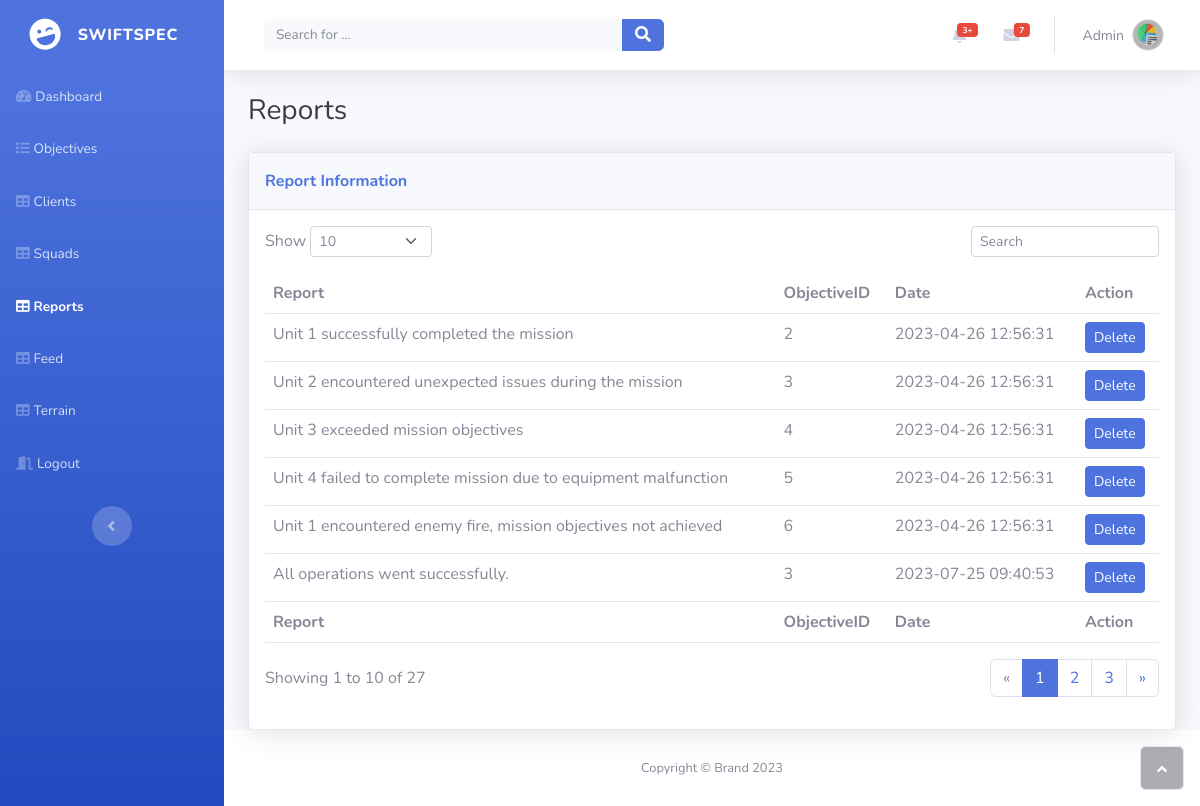
The app's page /reports.php with its own data.
### tables this page shows
CREATE TABLE `report` (
  `ReportID` int(11) NOT NULL,
  `ObjectiveID` int(11) DEFAULT NULL,
  `Report` text DEFAULT NULL,
  `Date` timestamp NOT NULL DEFAULT current_timestamp() ON UPDATE current_timestamp()
);

### php/displayreports.php (called while the page is built)
<?php
require_once 'connection.php';
$sql = "SELECT * FROM report";
$result = $connection->query($sql);
$rows = array();
if ($result->num_rows > 0) {
  while($row = $result->fetch_assoc()) {
    $rows[] = $row;
  }
}
?>

### reports.php (the view, shortened to what this page needs)
<?php
require_once 'php/displayreports.php';
?>
<!DOCTYPE html>
<html lang="en">
<head>
    <link rel="stylesheet" href="assets/bootstrap/css/bootstrap.min.css">
    <link rel="stylesheet" href="assets/fonts/fontawesome-all.min.css">
</head>
<body id="page-top">
    <div id="wrapper">
        <nav class="navbar navbar-dark align-items-start sidebar sidebar-dark accordion bg-gradient-primary p-0">
            <div class="container-fluid d-flex flex-column p-0"><a class="navbar-brand d-flex justify-content-center align-items-center sidebar-brand m-0" href="#">
                    <div class="sidebar-brand-icon rotate-n-15"><i class="fas fa-laugh-wink"></i></div>
                    <div class="sidebar-brand-text mx-3"><span>SwiftSpec</span></div>
                </a>
                <ul class="navbar-nav text-light" id="accordionSidebar">
                    <li class="nav-item"><a class="nav-link" href="admin.php"><i class="fas fa-tachometer-alt"></i><span>Dashboard</span></a></li>
                    <li class="nav-item"><a class="nav-link" href="Objectives.php"><i class="fas fa-list"></i><span>Objectives</span></a></li>
                    <li class="nav-item"><a class="nav-link" href="clients.php"><i class="fas fa-table"></i><span>Clients</span></a></li>
                    <li class="nav-item"><a class="nav-link" href="squads.php"><i class="fas fa-table"></i><span>Squads</span></a></li>
                    <li class="nav-item"><a class="nav-link active" href="reports.php"><i class="fas fa-table"></i><span>Reports</span></a></li>
                    <li class="nav-item"><a class="nav-link" href="feed.php"><i class="fas fa-table"></i><span>Feed</span></a></li>
                    <li class="nav-item"><a class="nav-link" href="terrain.php"><i class="fas fa-table"></i><span>Terrain</span></a></li>
                    <li class="nav-item"><a class="nav-link" href="php/logout.php"><i class="fas fa-door-open"></i><span>Logout</span></a></li>
                </ul>
                <div class="text-center d-none d-md-inline"><button class="btn rounded-circle border-0" id="sidebarToggle" type="button"></button></div>
            </div>
        </nav>
        <div class="d-flex flex-column" id="content-wrapper">
            <div id="content">
                <nav class="navbar navbar-light navbar-expand bg-white shadow mb-4 topbar static-top">
                    <div class="container-fluid"><button class="btn btn-link d-md-none rounded-circle me-3" id="sidebarToggleTop" type="button"><i class="fas fa-bars"></i></button>
                        <form class="d-none d-sm-inline-block me-auto ms-md-3 my-2 my-md-0 mw-100 navbar-search">
                            <div class="input-group"><input class="bg-light form-control border-0 small" type="text" placeholder="Search for ..."><button class="btn btn-primary py-0" type="button"><i class="fas fa-search"></i></button></div>
                        </form>
                        <ul class="navbar-nav flex-nowrap ms-auto">
                            <li class="nav-item dropdown no-arrow mx-1">
                                <div class="nav-item dropdown no-arrow"><a class="dropdown-toggle nav-link" aria-expanded="false" data-bs-toggle="dropdown" href="#"><span class="badge bg-danger badge-counter">3+</span><i class="fas fa-bell fa-fw"></i></a>
                                </div>
                            </li>
                            <li class="nav-item dropdown no-arrow mx-1">
                                <div class="nav-item dropdown no-arrow"><a class="dropdown-toggle nav-link" aria-expanded="false" data-bs-toggle="dropdown" href="#"><span class="badge bg-danger badge-counter">7</span><i class="fas fa-envelope fa-fw"></i></a>
                                </div>
                            </li>
                            <li class="nav-item dropdown no-arrow">
                                <div class="nav-item dropdown no-arrow"><a class="dropdown-toggle nav-link" aria-expanded="false" data-bs-toggle="dropdown" href="#"><span class="d-none d-lg-inline me-2 text-gray-600 small">Admin</span><img class="border rounded-circle img-profile" src="assets/img/avatars/avatar1.jpeg"></a>
                                </div>
                            </li>
                        </ul>
                    </div>
                </nav>
                <div class="container-fluid">
                    <h3 class="text-dark mb-4">Reports</h3>
                    <div class="card shadow">
                        <div class="card-header py-3">
                            <p class="text-primary m-0 fw-bold">Report Information</p>
                        </div>
                        <div class="card-body">
                            <div class="row">
                                <div class="col-md-6 text-nowrap">
                                    <div id="dataTable_length" class="dataTables_length" aria-controls="dataTable"><label class="form-label">Show&nbsp;<select class="d-inline-block form-select form-select-sm">
                                                <option value="10" selected="">10</option>
                                            </select>&nbsp;</label></div>
                                </div>
                                <div class="col-md-6">
                                    <div class="text-md-end dataTables_filter" id="dataTable_filter"><label class="form-label"><input type="search" class="form-control form-control-sm" aria-controls="dataTable" placeholder="Search"></label></div>
                                </div>
                            </div>
                            <div class="table-responsive table mt-2" id="dataTable" role="grid" aria-describedby="dataTable_info">
                                <table class="table my-0" id="dataTable">
                                    <thead>
                                        <tr>
                                            <th>Report</th>
                                            <th>ObjectiveID</th>
                                            <th>Date</th>
                                            <th>Action</th>
                                        </tr>
                                    </thead>
                                    <tbody>
                                        <?php foreach ($rows as $row) : ?>
                                            <tr>
                                                <td><?php echo $row['Report']; ?></td>
                                                <td><?php echo $row['ObjectiveID']; ?></td>
                                                <td><?php echo $row['Date']; ?></td>
                                                <td>
                                                    <form method="POST" action="php/deletereport.php">
                                                        <button class="btn btn-primary btn-sm" name="ReportID" value="<?php echo $row['ReportID']; ?>">Delete</button>
                                                    </form>
                                                </td>
                                            </tr>
                                        <?php endforeach; ?>
                                    </tbody>
                                    <tfoot>
                                        <tr>
                                            <td><strong>Report</strong></td>
                                            <td><strong>ObjectiveID</strong></td>
                                            <td><strong>Date</strong></td>
                                            <td><strong>Action</strong></td>
                                        </tr>
                                    </tfoot>
                                </table>
                            </div>
                            <div class="row">
                                <div class="col-md-6 align-self-center">
                                    <p id="dataTable_info" class="dataTables_info" role="status" aria-live="polite">Showing 1 to 10 of 27</p>
                                </div>
                                <div class="col-md-6">
                                    <nav class="d-lg-flex justify-content-lg-end dataTables_paginate paging_simple_numbers">
                                        <ul class="pagination">
                                            <li class="page-item disabled"><a class="page-link" aria-label="Previous" href="#"><span aria-hidden="true">«</span></a></li>
                                            <li class="page-item active"><a class="page-link" href="#">1</a></li>
                                            <li class="page-item"><a class="page-link" href="#">2</a></li>
                                            <li class="page-item"><a class="page-link" href="#">3</a></li>
                                            <li class="page-item"><a class="page-link" aria-label="Next" href="#"><span aria-hidden="true">»</span></a></li>
                                        </ul>
                                    </nav>
                                </div>
                            </div>
                        </div>
                    </div>
                </div>
            </div>
            <footer class="bg-white sticky-footer">
                <div class="container my-auto">
                    <div class="text-center my-auto copyright"><span>Copyright © Brand 2023</span></div>
                </div>
            </footer>
        </div><a class="border rounded d-inline scroll-to-top" href="#page-top"><i class="fas fa-angle-up"></i></a>
    </div>
</body>
</html>

### records on screen
report: Report "Unit 1 successfully completed the mission", ObjectiveID "2", Date "2023-04-26 12:56:31", $row['ReportID'] 1 (drawn)
report: Report "Unit 2 encountered unexpected issues during the mission", ObjectiveID "3", Date "2023-04-26 12:56:31", $row['ReportID'] 2 (drawn)
report: Report "Unit 3 exceeded mission objectives", ObjectiveID "4", Date "2023-04-26 12:56:31", $row['ReportID'] 3 (drawn)
report: Report "Unit 4 failed to complete mission due to equipment malfunction", ObjectiveID "5", Date "2023-04-26 12:56:31", $row['ReportID'] 4 (drawn)
report: Report "Unit 1 encountered enemy fire, mission objectives not achieved", ObjectiveID "6", Date "2023-04-26 12:56:31", $row['ReportID'] 5 (drawn)
report: Report "All operations went successfully.", ObjectiveID "3", Date "2023-07-25 09:40:53", $row['ReportID'] 6 (drawn)
